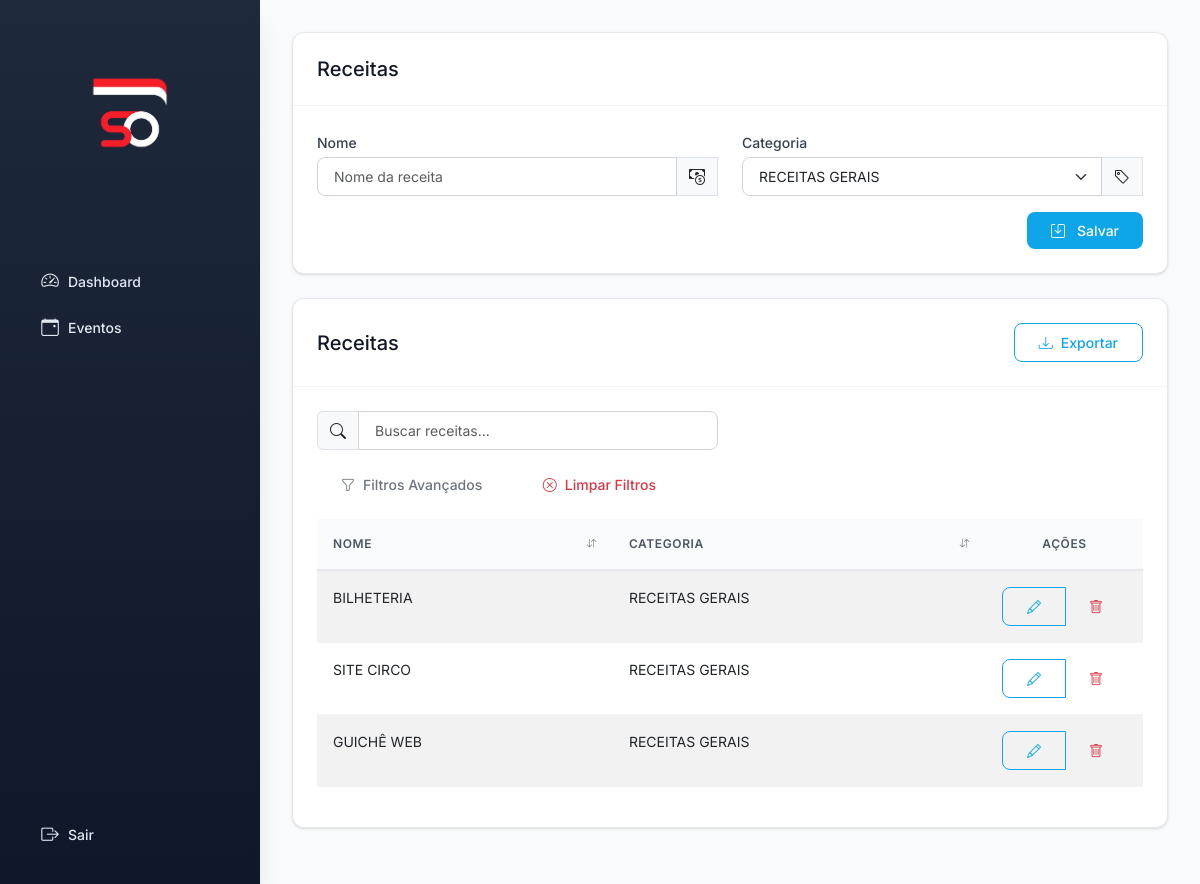
Before: /cadastros/receitas with the older database file.
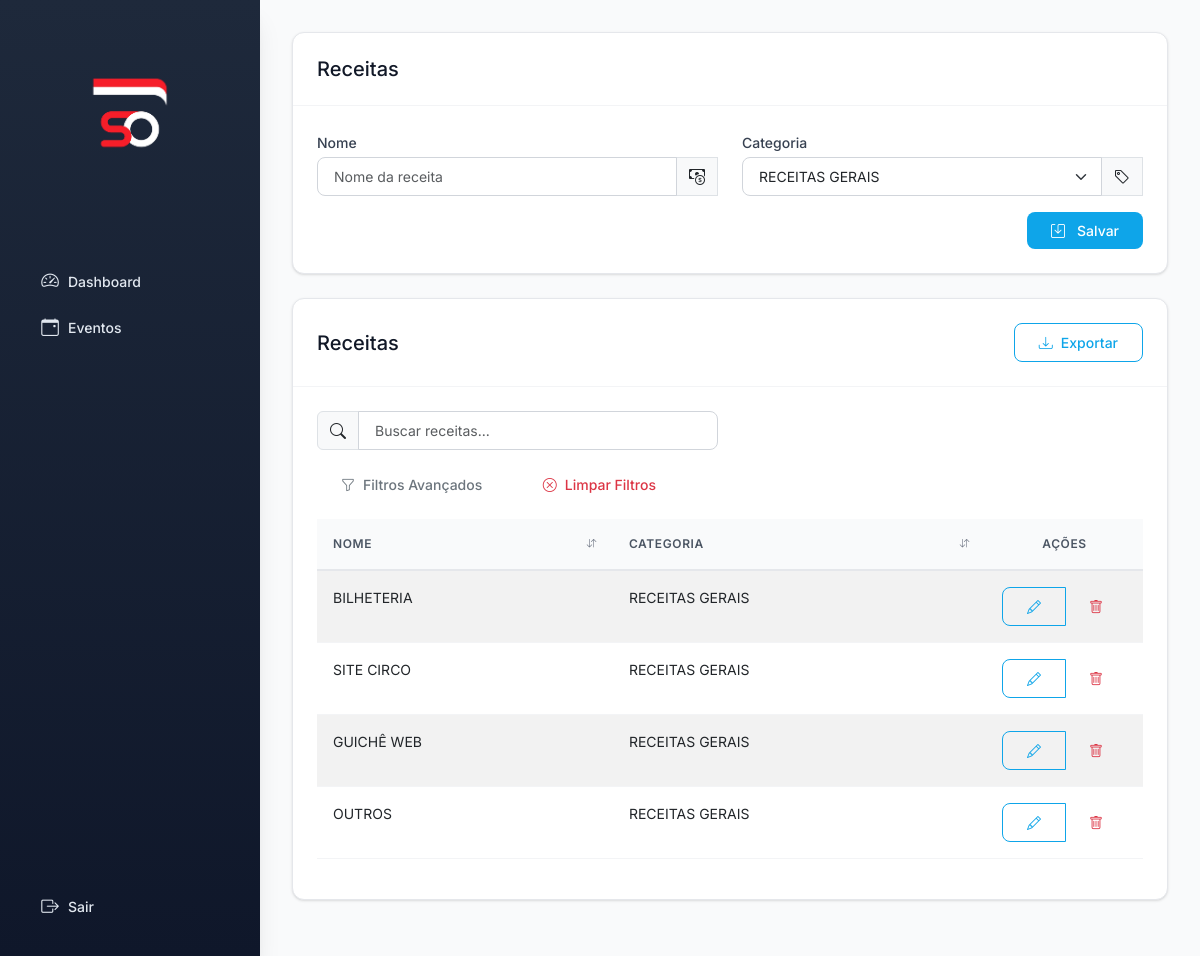
After: the same page with the newer database file.
### models.py (models this page shows)
class Receita(db.Model):
    __tablename__ = 'receita'
    id_receita = db.Column(db.Integer, primary_key=True)
    nome = db.Column(db.String, nullable=False)
    id_categoria_receita = db.Column(db.Integer, db.ForeignKey('categoria_receita.id_categoria_receita'))
    receita_eventos = db.relationship('ReceitaEvento', back_populates='receita')

class CategoriaReceita(db.Model):
    __tablename__ = 'categoria_receita'
    id_categoria_receita = db.Column(db.Integer, primary_key=True)
    nome = db.Column(db.String, nullable=False)
    receitas = db.relationship('Receita', backref='categoria')

### app.py (the view)
@app.route('/cadastros/receitas', methods=['GET', 'POST'])
def cadastrar_receita():
    categorias_existentes = CategoriaReceita.query.all()
    if not categorias_existentes:
        flash('Ã‰ necessÃ¡rio cadastrar pelo menos uma categoria de receita antes de cadastrar receitas.', 'warning')
        return redirect(url_for('cadastrar_categoria_receita'))
    form = ReceitaForm()
    form.id_categoria_receita.choices = [(c.id_categoria_receita, c.nome) for c in categorias_existentes]
    if form.validate_on_submit():
        nova = Receita(nome=form.nome.data, id_categoria_receita=form.id_categoria_receita.data)
        db.session.add(nova)
        db.session.commit()
        flash('Receita cadastrada com sucesso!', 'success')
        return redirect(url_for('cadastrar_receita'))
    receitas = Receita.query.all()
    return render_template('receitas.html', form=form, receitas=receitas)

### forms.py
class ReceitaForm(FlaskForm):
    nome = StringField('Nome', validators=[InputRequired()])
    id_categoria_receita = SelectField('Categoria', coerce=int)

### templates/receitas.html (shortened to what the changed rows need)
{% extends 'base.html' %}
{% block content %}
<div class="card">
    <div class="card-body">
        {% if receitas %}
        <div class="table-responsive">
            <table class="table table-hover table-striped sortable-table" id="receitasTable">
                <thead>
                    <tr>
                        <th>Nome</th>
                        <th>Categoria</th>
                        <th class="text-center no-sort" style="width: 150px;">Ações</th>
                    </tr>
                </thead>
                <tbody>
                    {% for r in receitas %}
                    <tr>
                        <td>{{ r.nome }}</td>
                        <td>{{ r.categoria.nome if r.categoria else '—' }}</td>
                        <td class="text-center">
                            <div class="btn-group" role="group">
                                <a href="{{ url_for('editar_receita', id=r.id_receita) }}" class="btn btn-sm btn-outline-primary" title="Editar">
                                    <i class="bi bi-pencil"></i>
                                </a>
                                <a href="{{ url_for('excluir_receita', id=r.id_receita) }}" class="btn btn-sm btn-outline-danger"
                                   onclick="return confirm('Tem certeza que deseja excluir esta receita?')" title="Excluir">
                                    <i class="bi bi-trash"></i>
                                </a>
                            </div>
                        </td>
                    </tr>
                    {% endfor %}
                </tbody>
            </table>
        </div>
        {% else %}
        <div class="alert alert-info">
            <i class="bi bi-info-circle me-2"></i>Nenhuma receita cadastrada.
        </div>
        {% endif %}
    </div>
</div>
{% endblock %}

Changed rows visible on the page:
added Receita: nome "OUTROS", categoria "RECEITAS GERAIS"
